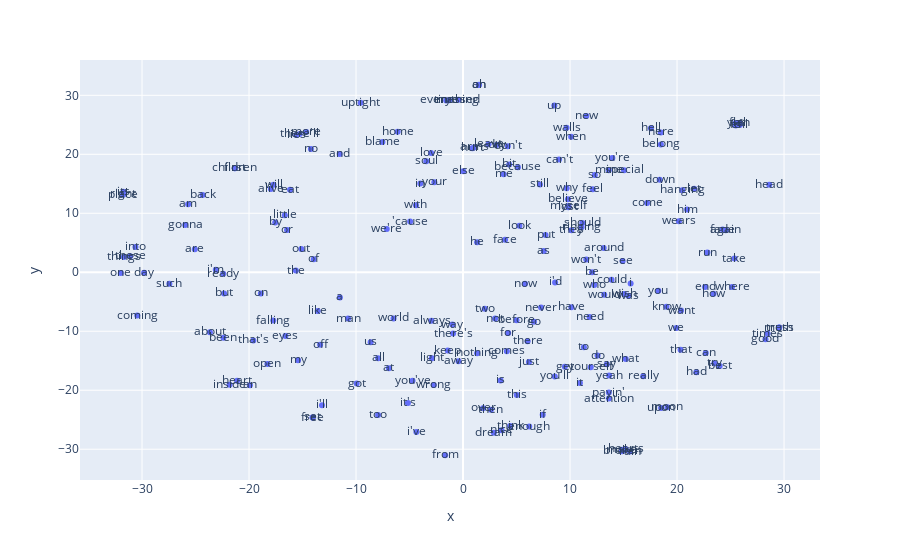

Here is the notebook cell this chart was saved with:
### Code cell
# Graficar los embedddings en 2D
import plotly.graph_objects as go
import plotly.express as px

vecs, labels = reduce_dimensions(w2v_model)

MAX_WORDS=200
fig = px.scatter(x=vecs[:MAX_WORDS,0], y=vecs[:MAX_WORDS,1], text=labels[:MAX_WORDS])
fig.show(renderer="colab") # esto para plotly en colab

### Figure 1 — Plotly figure (JSON) as saved in the notebook; plotly's stock layout.template omitted (floating-point values rounded to 4 significant figures; data arrays with more than 128 entries replaced by an {"elided": "..."} marker saying what was removed)
{"data": [{"hovertemplate": "x=%{x}<br>y=%{y}<br>text=%{text}<extra></extra>", "legendgroup": "", "marker": {"color": "#636efa", "symbol": "circle"}, "mode": "markers+text", "name": "", "orientation": "v", "showlegend": false, "text": {"elided": "200 str values"}, "x": {"elided": "200 float values"}, "xaxis": "x", "y": {"elided": "200 float values"}, "yaxis": "y", "type": "scatter"}], "layout": {"xaxis": {"anchor": "y", "domain": [0.0, 1.0], "title": {"text": "x"}}, "yaxis": {"anchor": "x", "domain": [0.0, 1.0], "title": {"text": "y"}}, "legend": {"tracegroupgap": 0}, "margin": {"t": 60}}}
